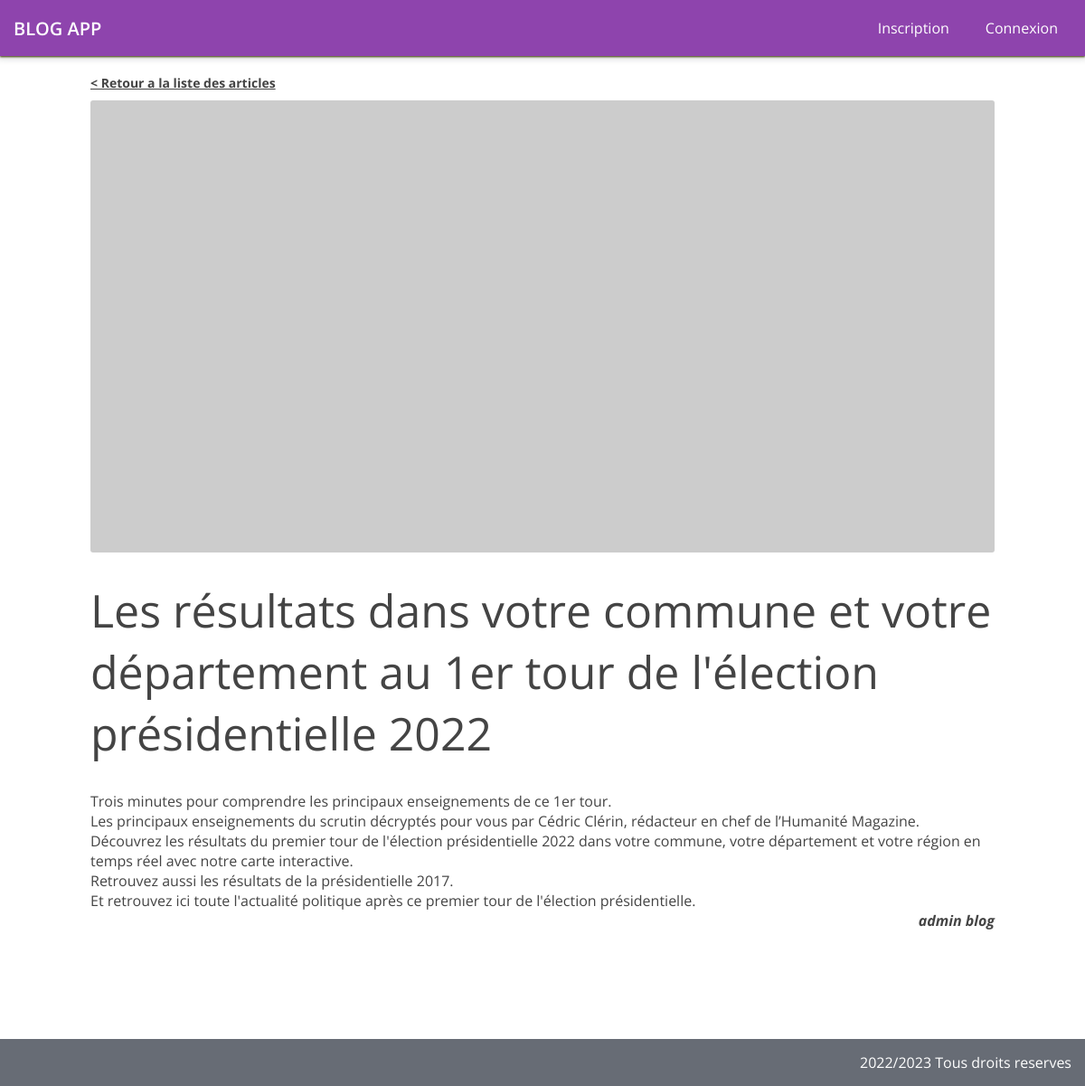
Page /show-article.php?id=11 on the committed database.
### tables this page shows
CREATE TABLE `article` (
                           `id` int NOT NULL AUTO_INCREMENT,
                           `title` varchar(255) NOT NULL,
                           `image` varchar(255) NOT NULL,
                           `content` longtext NOT NULL,
                           `category` varchar(45) NOT NULL,
                           `author` int DEFAULT NULL,
                           PRIMARY KEY (`id`),
                           KEY `fk_article_user_idx` (`author`),
                           CONSTRAINT `fk_article_user` FOREIGN KEY (`author`) REFERENCES `user` (`id`)
);

CREATE TABLE `user` (
                        `id` int NOT NULL AUTO_INCREMENT,
                        `firstname` varchar(200) NOT NULL,
                        `lastname` varchar(200) NOT NULL,
                        `email` varchar(200) NOT NULL,
                        `password` varchar(500) NOT NULL,
                        PRIMARY KEY (`id`)
);

### database/models/ArticleDAO.php (called while the page is built, shortened)
<?php
class ArticleDAO {
    private PDOStatement $statementReadOne;
    function __construct(private PDO $pdo)
    {
        $this->statementReadOne = $this->pdo->prepare('SELECT article.*, user.firstname, user.lastname FROM article LEFT JOIN user ON article.author = user.id WHERE article.id=:id');
    }
    function getOne(int $id) : array {
        $this->statementReadOne->bindValue(':id', $id);
        $this->statementReadOne->execute();
        return $this->statementReadOne->fetch();
    }
}
return new ArticleDAO($pdo);

### show-article.php (the view, shortened to what this page needs)
<?php
    require_once __DIR__.'/database/database.php';
    $articleDAO = require_once './database/models/ArticleDAO.php';
    $id = $_GET['id'] ?? '';
    if(!$id) {
        header('Location: /');
    } else {
        $article = $articleDAO->getOne($id);
    }
?>
<!DOCTYPE html>
<html lang="en">
<head>
    <?php require_once 'includes/head.php' ?>
    <link rel="stylesheet" href="public/css/show-article.css">
</head>
<body>
    <div class="container">
        <?php require_once 'includes/header.php' ?>
        <div class="content">
            <div class="article-container">
                <a href="/" class="article-back">< Retour a la liste des articles</a>
                <div class="article-cover-img" style="background-image: url(<?= $article['image'] ?>);"></div>
                <h1 class="article-title"><?= $article['title'] ?></h1>
                <p class="article-content"><?= $article['content'] ?></p>
                <p class="article-author"><?= $article['firstname']. ' ' .$article['lastname'] ?></p>
            </div>
        </div>
        <?php require_once 'includes/footer.php' ?>
    </div>
</body>
</html>

### public/css/style.css (style rules this page uses)
:root { --font-family: 'Open Sans', sans-serif; --primary: #8e44ad; --primary-dark: #72378b; --dark: #676c75; --danger: #e74c3c; --background-light: #ecf0f1; --text-color: #444; --text-color-light: #fff; --box-shadow: rgba(60, 64, 0.3) 0px 1px 2px 0px, rgba(60, 64, 67, 0.15) 0px 2px 6px 2px; --border: 1px solid #eee; }
* { box-sizing: border-box; }
html, body { margin: 0; padding: 0; font-size: 10px; font-family: var(--font-family); }
h1, p { margin: 0%; }
h1 { margin-bottom: 2.5rem; }
a { color: inherit; text-decoration: none; }
.container { font-size: 1.6rem; min-height: 100vh; display: flex; flex-flow: column; color: var(--text-color); }
.content { max-width: 100rem; width: 100%; flex: 1; align-self: center; display: flex; flex-flow: column; padding: 2rem 0; align-items: center; }

### public/css/show-article.css (style rules this page uses)
.article-container { padding-bottom: 10rem; }
.article-cover-img { height: 50rem; width: 100%; background-size: cover; border-radius: 3px; }
.article-title { margin: 3rem 0; text-align: left; font-size: 5rem; font-weight: 400; }
.article-content { white-space: pre-wrap; }
.article-back { font-weight: 700; font-size: 1.4rem; text-decoration: underline; cursor: pointer; display: block; margin-bottom: 1rem; }
.article-author { text-align: right; font-size: 1.6rem; font-weight: 700; font-style: italic; }

### rows in the picture
article: title "Les résultats dans votre commune et votre département au 1er tour de l'élection présidentielle 2022", content "Trois minutes pour comprendre les principaux enseignements de ce 1er tour. Les principaux enseignements du scrutin décryptés pour vous par Cédric Clérin, rédacteur en chef de l’Humanité Magazine. Découvrez les résultats du premier tour de l'élection présidentielle 2022 dans votre commune, votre département et votre région en temps réel avec notre carte interactive. Retrouvez aussi les résultats de la présidentielle 2017. Et retrouvez ici toute l'actualité politique après ce premier tour de l'élection présidentielle.", author.firstname "admin", author.lastname "blog"
